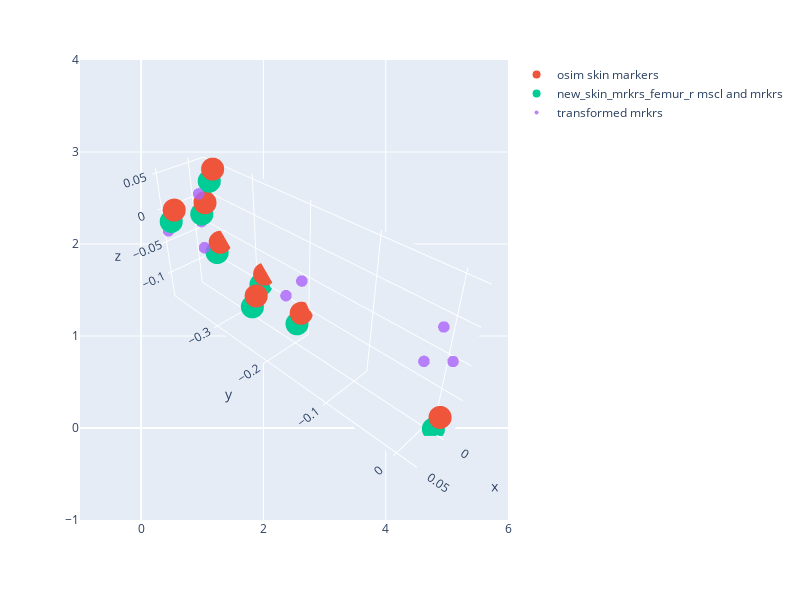

Notebook code cell kept with this figure:
### Code cell
import plotly.express as px
import plotly.graph_objects as go
fig = px.scatter(width = 800, height = 600)
fig.add_trace(go.Scatter3d(x = mrkrs_femur_l['x'], 
                           y = mrkrs_femur_l['y'], 
                           z = mrkrs_femur_l['z'], mode = 'markers', name = 'osim skin markers'))
fig.add_trace(go.Scatter3d(x = new_skin_mrkrs_femur_l['x'],  y = new_skin_mrkrs_femur_l['y'], z=new_skin_mrkrs_femur_l['z'], mode = 'markers', name = 'new_skin_mrkrs_femur_r mscl and mrkrs'))
fig.add_trace(go.Scatter3d(x = femur_l_df['x'],  y = femur_l_df['y'], z=femur_l_df['z'], mode = 'markers', marker=dict(size=4, opacity=0.8), name = 'transformed mrkrs'))

fig.update_scenes(aspectmode="data" )
camera = dict(
    up=dict(x=0, y=0, z=1),
    center=dict(x=0, y=0, z=0),
    eye=dict(x=2, y=2, z=2)
)
fig.update_layout(scene_camera=camera)
fig.show()

### Figure 1 — Plotly figure (JSON) as saved in the notebook; plotly's stock layout.template omitted (floating-point values rounded to 4 significant figures)
{"data": [{"hovertemplate": "<extra></extra>", "legendgroup": "", "marker": {"color": "#636efa", "symbol": "circle"}, "mode": "markers", "name": "", "orientation": "v", "showlegend": false, "type": "scatter", "xaxis": "x", "yaxis": "y"}, {"mode": "markers", "name": "osim skin markers", "type": "scatter3d", "x": [-0.01538, -0.02232, 0.01858, -0.005519, -0.01782, -0.007756, 0.0002112, 0.04074], "y": [-0.2052, -0.2817, -0.2533, 0.01313, -0.3701, -0.3586, -0.3717, -0.385], "z": [-0.1035, -0.08204, -0.08323, -0.1201, -0.06684, 0.05048, 0.001124, 0]}, {"mode": "markers", "name": "new_skin_mrkrs_femur_r mscl and mrkrs", "type": "scatter3d", "x": [-0.009768, -0.01671, 0.0242, 9.308e-05, -0.01221, -0.002144, 0.005823, 0.04635], "y": [-0.2073, -0.2838, -0.2553, 0.01108, -0.3721, -0.3607, -0.3738, -0.387], "z": [-0.1191, -0.09763, -0.09881, -0.1357, -0.08243, 0.0349, -0.01446, -0.01559]}, {"marker": {"opacity": 0.8, "size": 4}, "mode": "markers", "name": "transformed mrkrs", "type": "scatter3d", "x": [0.007459, 0.009086, 0, -0.01504, -0.01022, 0.03224, 0.005064, 0.05312, 0.008273], "y": [-0.3733, -0.3707, 0, 0.009728, -0.0194, -0.1835, -0.1846, -0.3853, -0.372], "z": [0.01576, -0.06487, 0, -0.04788, -0.0636, -0.04028, -0.03352, -0.02633, -0.02456]}], "layout": {"height": 600, "legend": {"tracegroupgap": 0}, "margin": {"t": 60}, "scene": {"aspectmode": "data", "camera": {"center": {"x": 0, "y": 0, "z": 0}, "eye": {"x": 2, "y": 2, "z": 2}, "up": {"x": 0, "y": 0, "z": 1}}}, "width": 800, "xaxis": {"anchor": "y", "domain": [0, 1]}, "yaxis": {"anchor": "x", "domain": [0, 1]}}}
